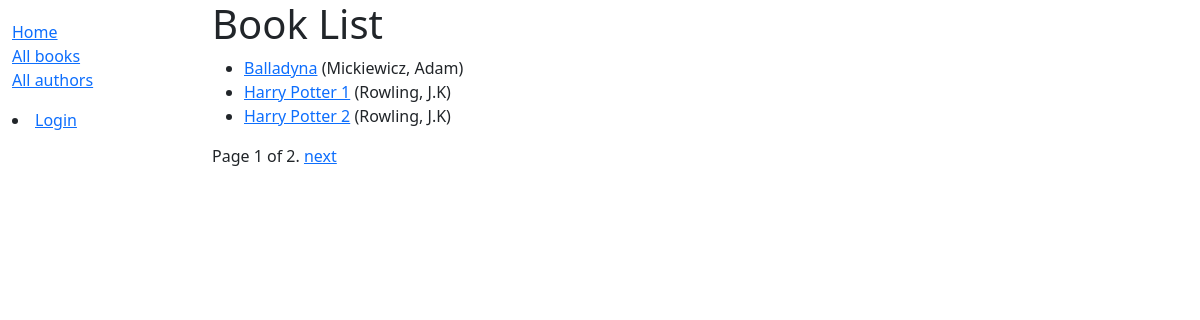
Screenshot of /coffee/books/ with the database file from the repository.
### CoffeeBaseApp/models.py (models this page shows, shortened)
class Book(models.Model):
    title = models.CharField(max_length=200)
    author = models.ForeignKey('Author', on_delete=models.SET_NULL, null=True)
    summary = models.TextField(max_length=1000, help_text='Enter a brief description of the book')
    isbn = models.CharField('ISBN', max_length=13, unique=True,
                             help_text='13 Character <a href="https://www.isbn-international.org/content/what-isbn">ISBN number</a>')
    genre = models.ManyToManyField(Genre, help_text='Select a genre for this book')
    language = models.ForeignKey('Language', on_delete=models.SET_NULL, null=True)
    def get_absolute_url(self):
        return reverse('book-detail', args=[str(self.id)])
    def display_genre(self):
        return ', '.join(genre.name for genre in self.genre.all()[:3])
    display_genre.short_description = 'Genre'

class Author(models.Model):
    first_name = models.CharField(max_length=100)
    last_name = models.CharField(max_length=100)
    date_of_birth = models.DateField(null=True, blank=True)
    date_of_death = models.DateField('Died', null=True, blank=True)
    class Meta:
        ordering = ['last_name', 'first_name']
    def __str__(self):
        return f'{self.last_name}, {self.first_name}'

### CoffeeBaseApp/views.py (the view)
# urls.py: path("books/",views.BookListView.as_view(), name="books"),
class BookListView(generic.ListView):
    model = Book
    paginate_by = 3

### CoffeeBaseApp/templates/CoffeeBaseApp/book_list.html
{% extends "base_generic.html" %}
{% block content %}
  <h1>Book List</h1>
  {% if book_list %}
  <ul>
    {% for book in book_list %}
      <li>
        <a href="{{ book.get_absolute_url }}">{{ book.title }}</a> ({{book.author}})
      </li>
    {% endfor %}
  </ul>
  {% else %}
    <p>There are no books in the library.</p>
  {% endif %}
{% endblock %}

### rows the page displays
Book: title "Balladyna", author "Mickiewicz, Adam"
Book: title "Harry Potter 1", author "Rowling, J.K"
Book: title "Harry Potter 2", author "Rowling, J.K"

### other values shown
{{ page_obj.number }} "1"
{{ page_obj.paginator.num_pages }} "2"
